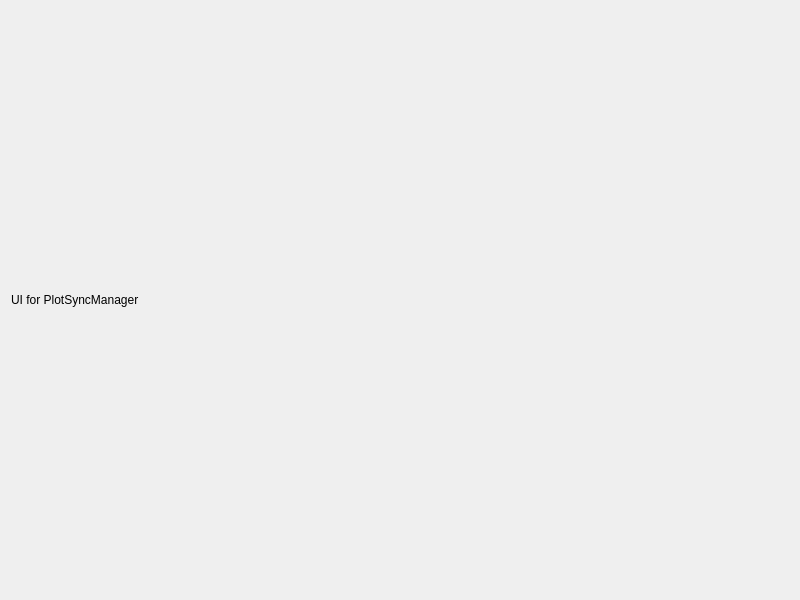
<?xml version="1.0" encoding="UTF-8"?>
<ui version="4.0">
 <class>PlotSyncManager</class>
 <widget class="QDialog" name="plotSyncManager">
  <property name="geometry">
   <rect>
    <x>0</x>
    <y>0</y>
    <width>800</width>
    <height>600</height>
   </rect>
  </property>
  <property name="windowTitle">
   <string>Plot Sync Manager</string>
  </property>
  <layout class="QVBoxLayout" name="verticalLayout">
   <item>
    <widget class="QLabel" name="label">
     <property name="text">
      <string>UI for PlotSyncManager</string>
     </property>
    </widget>
   </item>
  </layout>
 </widget>
 <resources/>
 <connections/>
</ui>
